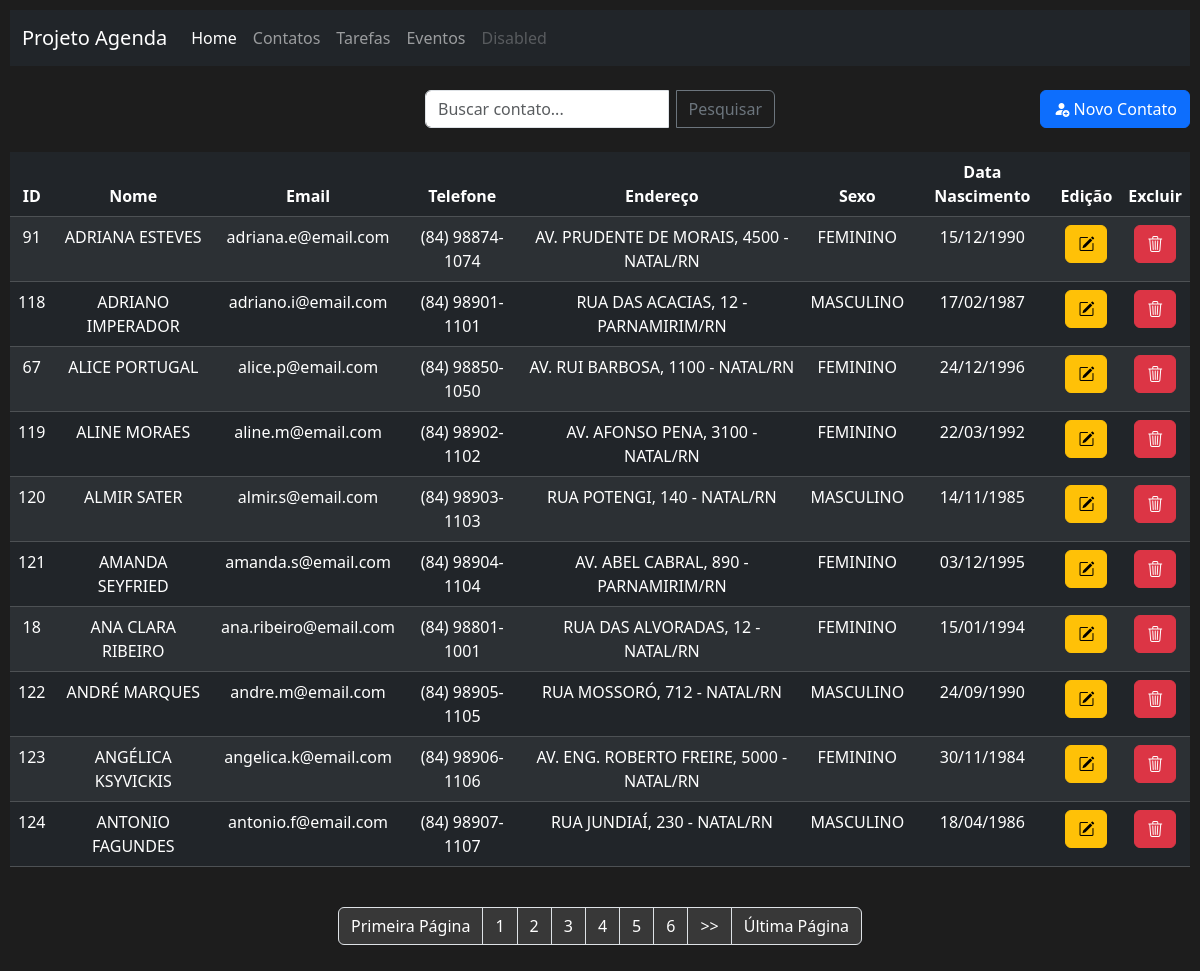
Page /index.php?menuop=contatos on the committed database.
### tables this page shows
CREATE TABLE `tbcontatos` (
  `idContato` int(11) NOT NULL,
  `nomeContato` varchar(200) NOT NULL,
  `emailContato` varchar(100) NOT NULL,
  `telefoneContato` varchar(50) NOT NULL,
  `enderecoContato` varchar(200) NOT NULL,
  `sexoContato` char(1) NOT NULL,
  `dataNascContato` date NOT NULL,
  `flagFavoritoContato` tinyint(1) NOT NULL,
  `nomeFotoContato` varchar(255) NOT NULL
);

### paginas/contatos/ver-contatos.php (the view, shortened to what this page needs)
<?php
    $txt_pesquisa = (isset($_POST["txt_pesquisa"]))?$_POST["txt_pesquisa"]:"";
?>
<div class="d-flex align-items-center justify-content-center position-relative my-4">
    <form class="input-group" style="max-width: 350px;" action="index.php?menuop=contatos" method="post">
        <input class="form-control me-2" type="text" name="txt_pesquisa" placeholder="Buscar contato..." value="<?=$txt_pesquisa?>">
        <input class="btn btn-outline-secondary" type="submit" value="Pesquisar">
    </form>
    <div class="position-absolute end-0">
        <a class="btn btn-primary" href="index.php?menuop=cadastro-contato">
            <i class="bi bi-person-fill-add"></i> Novo Contato
        </a>
    </div>
</div>
<table  class="table table-dark table-striped">
    <thead>
        <tr>
            <th> ID </th>
            <th> Nome </th>
            <th> Email </th>
            <th> Telefone </th>
            <th> Endereço </th>
            <th> Sexo </th>
            <th> Data Nascimento </th>
            <th> Edição </th>
            <th> Excluir </th>
        </tr>
    </thead>
    <tbody>
    <?php
    $quantidade = 10;
    $pagina = (isset($_GET['pagina']))?(int)$_GET['pagina']:1;
    $inicio = ($quantidade * $pagina) - $quantidade;
    $sql = "SELECT
            idContato,
            upper(nomeContato) AS nomeContato,
            lower(emailContato) AS emailContato,
            telefoneContato,
            upper(enderecoContato) AS enderecoContato,
            CASE
                WHEN sexoContato = 'F' THEN 'FEMININO'
                WHEN sexoContato = 'M' THEN 'MASCULINO'
            ELSE
                'NÃO ESPECIFICADO'
            END AS sexoContato,
            DATE_FORMAT(dataNascContato, '%d/%m/%Y') AS dataNascContato
            FROM tbcontatos WHERE idContato='{$txt_pesquisa}' or nomeContato
            LIKE '%{$txt_pesquisa}%'
            ORDER BY nomeContato ASC
            LIMIT $inicio, $quantidade
            ";
    $rs = mysqli_query($conexao, $sql) or die("Erro ao executar consulta!" . mysqli_error($conexao));
    while($dados = mysqli_fetch_assoc($rs)){
    ?>
        <tr>
            <td> <?=$dados["idContato"] ?>        </td>
            <td> <?=$dados["nomeContato"] ?>      </td>
            <td> <?=$dados["emailContato"] ?>     </td>
            <td> <?=$dados["telefoneContato"] ?>  </td>
            <td> <?=$dados["enderecoContato"] ?>  </td>
            <td> <?=$dados["sexoContato"] ?>      </td>
            <td> <?=$dados["dataNascContato"] ?>  </td>
            <td> <a class="btn btn-warning" href="index.php?menuop=editar-contato&idContato=<?=$dados["idContato"] ?>"> <i class="bi bi-pencil-square"></i> </a> </td>
            <td> <a class="btn btn-danger" href="index.php?menuop=excluir-contato&idContato=<?=$dados["idContato"] ?>"> <i class="bi bi-trash3"> </i> </a> </td>
        </tr>
    <?php
    }
    ?>
    </tbody>
</table>
<br>
<div data-bs-theme="dark">
    <ul class="pagination justify-content-center">
    <?php
    $sqlTotal = "SELECT idContato FROM tbcontatos";
    $qrTotal = mysqli_query($conexao, $sqlTotal) or die(mysqli_error($conexao));
    $numTotal = mysqli_num_rows($qrTotal);
    $totalPagina = ceil($numTotal / $quantidade);
    echo "<li class=\"page-item\"><a class=\"page-link\" href=\"?menuop=contatos&pagina=1\">Primeira Página</a></li>";
        ?>
        <?php
    for ($i = 1; $i <= $totalPagina; $i++) {
        if ($i >= ($pagina - 5) && $i <= ($pagina + 5)) {
            if ($i == $pagina) {
                echo "<li class=\"page-item active\"><span class=\"page-link\">$i</span></li>";
            } else {
                echo "<li class=\"page-item\"><a class=\"page-link\" href=\"?menuop=contatos&pagina=$i\">$i</a></li>";
            }
        }
    }
    if ($pagina < ($totalPagina - 5)) {
        ?>
        <li class="page-item"><a class="page-link" href="?menuop=contatos&pagina=<?php echo $pagina + 1; ?>"> >> </a></li>
        <?php
    }
    echo "<li class=\"page-item\"><a class=\"page-link\" href=\"?menuop=contatos&pagina=$totalPagina\">Última Página</a></li>";
    ?>
    </ul>
</div>

### css/style.css (style rules this page uses)
body { background-color: rgb(29, 29, 29); color: white; text-align: center; padding: 10px; }
.pagination .page-link { background-color: #383838; color: #ffffff; border-color: #dee2e6; }

### rows in the picture
tbcontatos: idContato "91", nomeContato "ADRIANA ESTEVES", emailContato "adriana.e@email.com", telefoneContato "(84) 98874-1074", enderecoContato "AV. PRUDENTE DE MORAIS, 4500 - NATAL/RN", sexoContato "FEMININO", dataNascContato "15/12/1990"
tbcontatos: idContato "118", nomeContato "ADRIANO IMPERADOR", emailContato "adriano.i@email.com", telefoneContato "(84) 98901-1101", enderecoContato "RUA DAS ACACIAS, 12 - PARNAMIRIM/RN", sexoContato "MASCULINO", dataNascContato "17/02/1987"
tbcontatos: idContato "67", nomeContato "ALICE PORTUGAL", emailContato "alice.p@email.com", telefoneContato "(84) 98850-1050", enderecoContato "AV. RUI BARBOSA, 1100 - NATAL/RN", sexoContato "FEMININO", dataNascContato "24/12/1996"
tbcontatos: idContato "119", nomeContato "ALINE MORAES", emailContato "aline.m@email.com", telefoneContato "(84) 98902-1102", enderecoContato "AV. AFONSO PENA, 3100 - NATAL/RN", sexoContato "FEMININO", dataNascContato "22/03/1992"
tbcontatos: idContato "120", nomeContato "ALMIR SATER", emailContato "almir.s@email.com", telefoneContato "(84) 98903-1103", enderecoContato "RUA POTENGI, 140 - NATAL/RN", sexoContato "MASCULINO", dataNascContato "14/11/1985"
tbcontatos: idContato "121", nomeContato "AMANDA SEYFRIED", emailContato "amanda.s@email.com", telefoneContato "(84) 98904-1104", enderecoContato "AV. ABEL CABRAL, 890 - PARNAMIRIM/RN", sexoContato "FEMININO", dataNascContato "03/12/1995"
tbcontatos: idContato "18", nomeContato "ANA CLARA RIBEIRO", emailContato "ana.ribeiro@email.com", telefoneContato "(84) 98801-1001", enderecoContato "RUA DAS ALVORADAS, 12 - NATAL/RN", sexoContato "FEMININO", dataNascContato "15/01/1994"
tbcontatos: idContato "122", nomeContato "ANDRÉ MARQUES", emailContato "andre.m@email.com", telefoneContato "(84) 98905-1105", enderecoContato "RUA MOSSORÓ, 712 - NATAL/RN", sexoContato "MASCULINO", dataNascContato "24/09/1990"
tbcontatos: idContato "123", nomeContato "ANGÉLICA KSYVICKIS", emailContato "angelica.k@email.com", telefoneContato "(84) 98906-1106", enderecoContato "AV. ENG. ROBERTO FREIRE, 5000 - NATAL/RN", sexoContato "FEMININO", dataNascContato "30/11/1984"
tbcontatos: idContato "124", nomeContato "ANTONIO FAGUNDES", emailContato "antonio.f@email.com", telefoneContato "(84) 98907-1107", enderecoContato "RUA JUNDIAÍ, 230 - NATAL/RN", sexoContato "MASCULINO", dataNascContato "18/04/1986"
